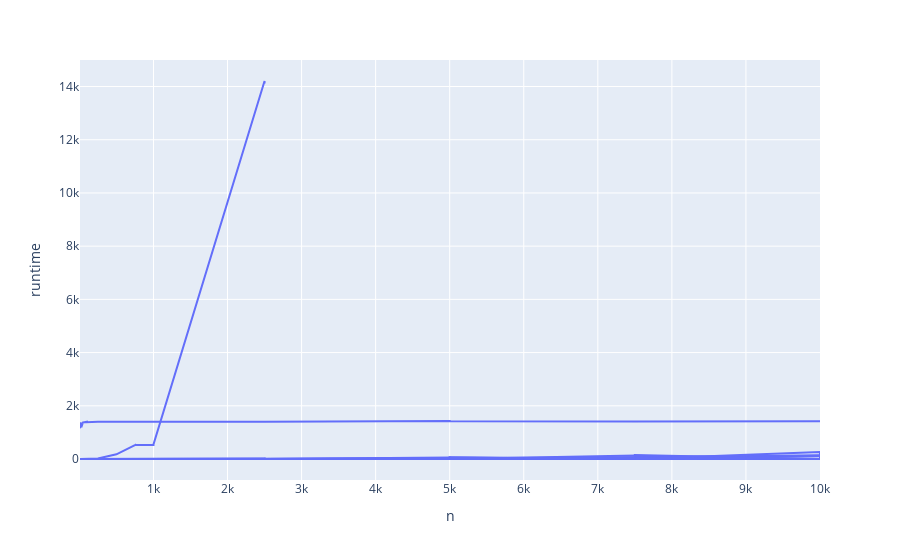

Notebook code for this chart:
### Code cell
import plotly.express as px

px.line(df2, "n", "runtime", "sort")

### Figure 1 — Plotly figure (JSON) as saved in the notebook; plotly's stock layout.template omitted (floating-point values rounded to 4 significant figures)
{"data": [{"hovertemplate": "sort=1<br>n=%{x}<br>runtime=%{y}<extra></extra>", "legendgroup": "", "line": {"color": "#636efa", "dash": "solid"}, "marker": {"symbol": "circle"}, "mode": "lines", "name": "", "orientation": "v", "showlegend": false, "type": "scatter", "x": [8, 8, 10, 10, 15, 15, 25, 25, 50, 50, 100, 100, 250, 250, 500, 500, 750, 750, 1000, 1000, 2500, 2500, 5000, 5000, 7500, 7500, 10000, 10000], "xaxis": "x", "y": [4.2, 0, 26, 0, null, 0, null, 0, null, 0, null, 0, null, 0, null, 0, null, 0, null, 0, null, 0, null, 0, null, 0, null, 0], "yaxis": "y"}, {"hovertemplate": "sort=2<br>n=%{x}<br>runtime=%{y}<extra></extra>", "legendgroup": "", "line": {"color": "#636efa", "dash": "solid"}, "marker": {"symbol": "circle"}, "mode": "lines", "name": "", "orientation": "v", "showlegend": false, "type": "scatter", "x": [8, 8, 10, 10, 15, 15, 25, 25, 50, 50, 100, 100, 250, 250, 500, 500, 750, 750, 1000, 1000, 2500, 2500, 5000, 5000, 7500, 7500, 10000, 10000], "xaxis": "x", "y": [0, 0, 0, 0, 0, 0, 0, 0, 0, 0, 0, 0, 0, 0, 0, 0, 0, 0, 1.2, 0, 8.2, 0, 29.2, 0, 63.8, 0, 119.8, 0], "yaxis": "y"}, {"hovertemplate": "sort=3<br>n=%{x}<br>runtime=%{y}<extra></extra>", "legendgroup": "", "line": {"color": "#636efa", "dash": "solid"}, "marker": {"symbol": "circle"}, "mode": "lines", "name": "", "orientation": "v", "showlegend": false, "type": "scatter", "x": [8, 8, 10, 10, 15, 15, 25, 25, 50, 50, 100, 100, 250, 250, 500, 500, 750, 750, 1000, 1000, 2500, 2500, 5000, 5000, 7500, 7500, 10000, 10000], "xaxis": "x", "y": [1151.0, 1159, 1289.0, 1364.0, 1306.0, 1373, 1240.0, 1189.0, 1393, 1370.0, 1403, 1381.0, 1401.0, 1396.0, 1408, 1408.0, 1400.0, 1401, 1402.0, 1402.0, 1403.0, 1399.0, 1425.0, 1419, 1406.0, 1406.0, 1420.0, 1412], "yaxis": "y"}, {"hovertemplate": "sort=4<br>n=%{x}<br>runtime=%{y}<extra></extra>", "legendgroup": "", "line": {"color": "#636efa", "dash": "solid"}, "marker": {"symbol": "circle"}, "mode": "lines", "name": "", "orientation": "v", "showlegend": false, "type": "scatter", "x": [8, 8, 10, 10, 15, 15, 25, 25, 50, 50, 100, 100, 250, 250, 500, 500, 750, 750, 1000, 1000, 2500, 2500, 5000, 5000, 7500, 7500, 10000, 10000], "xaxis": "x", "y": [0, 0, 0, 0, 0, 0, 0, 0, 0, 0, 0, 0, 0, 0, 0, 0, 0, 0, 0, 0, 0, 0, 0.6, 0.4, 1.4, 1, 1.4, 1], "yaxis": "y"}, {"hovertemplate": "sort=5<br>n=%{x}<br>runtime=%{y}<extra></extra>", "legendgroup": "", "line": {"color": "#636efa", "dash": "solid"}, "marker": {"symbol": "circle"}, "mode": "lines", "name": "", "orientation": "v", "showlegend": false, "type": "scatter", "x": [8, 8, 10, 10, 15, 15, 25, 25, 50, 50, 100, 100, 250, 250, 500, 500, 750, 750, 1000, 1000, 2500, 2500, 5000, 5000, 7500, 7500, 10000, 10000], "xaxis": "x", "y": [0, 0, 0, 0, 0, 0, 0, 0, 0, 0, 0, 0, 0, 0, 0, 0, 0, 0, 0, 0, 0, 0, 0, 0.4, 1, 0.2, 1.2, 1.4], "yaxis": "y"}, {"hovertemplate": "sort=6<br>n=%{x}<br>runtime=%{y}<extra></extra>", "legendgroup": "", "line": {"color": "#636efa", "dash": "solid"}, "marker": {"symbol": "circle"}, "mode": "lines", "name": "", "orientation": "v", "showlegend": false, "type": "scatter", "x": [8, 8, 10, 10, 15, 15, 25, 25, 50, 50, 100, 100, 250, 250, 500, 500, 750, 750, 1000, 1000, 2500, 2500, 5000, 5000, 7500, 7500, 10000, 10000], "xaxis": "x", "y": [0, 0, 0, 0, 0, 0, 0, 0, 0, 0, 0, 0, 0, 0, 0, 0.2, 0, 1.2, 0, 2.2, 0, 14.8, 0, 54.8, 0.2, 121.2, 1, 222], "yaxis": "y"}, {"hovertemplate": "sort=7<br>n=%{x}<br>runtime=%{y}<extra></extra>", "legendgroup": "", "line": {"color": "#636efa", "dash": "solid"}, "marker": {"symbol": "circle"}, "mode": "lines", "name": "", "orientation": "v", "showlegend": false, "type": "scatter", "x": [8, 8, 10, 10, 15, 15, 25, 25, 50, 50, 100, 100, 250, 250, 500, 500, 750, 750, 1000, 1000, 2500, 2500, 5000, 5000, 7500, 7500, 10000, 10000], "xaxis": "x", "y": [0, 0, 0, 0, 0, 0, 0, 0, 0, 0, 0, 0, 0, 0, 0, 0, 0, 0, 0, 0, 0, 0, 0, 0, 1, 0, 1, 0.4], "yaxis": "y"}, {"hovertemplate": "sort=8<br>n=%{x}<br>runtime=%{y}<extra></extra>", "legendgroup": "", "line": {"color": "#636efa", "dash": "solid"}, "marker": {"symbol": "circle"}, "mode": "lines", "name": "", "orientation": "v", "showlegend": false, "type": "scatter", "x": [8, 8, 10, 10, 15, 15, 25, 25, 50, 50, 100, 100, 250, 250, 500, 500, 750, 750, 1000, 1000, 2500, 2500, 5000, 5000, 7500, 7500, 10000, 10000], "xaxis": "x", "y": [0, 0, 0, 0, 0, 0, 0, 0, 0, 0, 2.4, 2.2, 20.4, 20.2, 175, 175, 525.2, 523.4, 524.6, 549.6, 14210.0, 14120.0, null, null, null, null, null, null], "yaxis": "y"}, {"hovertemplate": "sort=9<br>n=%{x}<br>runtime=%{y}<extra></extra>", "legendgroup": "", "line": {"color": "#636efa", "dash": "solid"}, "marker": {"symbol": "circle"}, "mode": "lines", "name": "", "orientation": "v", "showlegend": false, "type": "scatter", "x": [8, 8, 10, 10, 15, 15, 25, 25, 50, 50, 100, 100, 250, 250, 500, 500, 750, 750, 1000, 1000, 2500, 2500, 5000, 5000, 7500, 7500, 10000, 10000], "xaxis": "x", "y": [0, 0, 0, 0, 0, 0, 0, 0, 0, 0, 0, 0, 0, 0, 0, 0, 0.4, 0.4, 1, 1.2, 9.2, 7.4, 31.6, 30, 70, 68.4, 142.6, 128.4], "yaxis": "y"}, {"hovertemplate": "sort=10<br>n=%{x}<br>runtime=%{y}<extra></extra>", "legendgroup": "", "line": {"color": "#636efa", "dash": "solid"}, "marker": {"symbol": "circle"}, "mode": "lines", "name": "", "orientation": "v", "showlegend": false, "type": "scatter", "x": [8, 8, 10, 10, 15, 15, 25, 25, 50, 50, 100, 100, 250, 250, 500, 500, 750, 750, 1000, 1000, 2500, 2500, 5000, 5000, 7500, 7500, 10000, 10000], "xaxis": "x", "y": [0, 0, 0, 0, 0, 0, 0, 0, 0, 0, 0, 0, 0, 0, 0, 0, 1.6, 0, 1.4, 0, 14.4, 0, 56, 0, 134.2, 0, 264, 0], "yaxis": "y"}, {"hovertemplate": "sort=11<br>n=%{x}<br>runtime=%{y}<extra></extra>", "legendgroup": "", "line": {"color": "#636efa", "dash": "solid"}, "marker": {"symbol": "circle"}, "mode": "lines", "name": "", "orientation": "v", "showlegend": false, "type": "scatter", "x": [8, 8, 10, 10, 15, 15, 25, 25, 50, 50, 100, 100, 250, 250, 500, 500, 750, 750, 1000, 1000, 2500, 2500, 5000, 5000, 7500, 7500, 10000, 10000], "xaxis": "x", "y": [0, 0, 0, 0, 0, 0, 0, 0, 0, 0, 0, 0, 0, 0, 0, 0, 0, 0, 1.2, 0.4, 2.8, 2, 6.2, 5.6, 9.4, 8.4, 12.2, 11], "yaxis": "y"}, {"hovertemplate": "sort=12<br>n=%{x}<br>runtime=%{y}<extra></extra>", "legendgroup": "", "line": {"color": "#636efa", "dash": "solid"}, "marker": {"symbol": "circle"}, "mode": "lines", "name": "", "orientation": "v", "showlegend": false, "type": "scatter", "x": [8, 8, 10, 10, 15, 15, 25, 25, 50, 50, 100, 100, 250, 250, 500, 500, 750, 750, 1000, 1000, 2500, 2500, 5000, 5000, 7500, 7500, 10000, 10000], "xaxis": "x", "y": [0, 0, 0, 0, 0, 0, 0, 0, 0, 0, 0, 0, 0, 0, 0, 0, 0, 1.4, 0, 2.6, 0, 16.8, 0.8, 66.6, 1.2, 148.6, 2, 265.4], "yaxis": "y"}], "layout": {"legend": {"tracegroupgap": 0}, "margin": {"t": 60}, "xaxis": {"anchor": "y", "domain": [0, 1], "title": {"text": "n"}}, "yaxis": {"anchor": "x", "domain": [0, 1], "title": {"text": "runtime"}}}}
